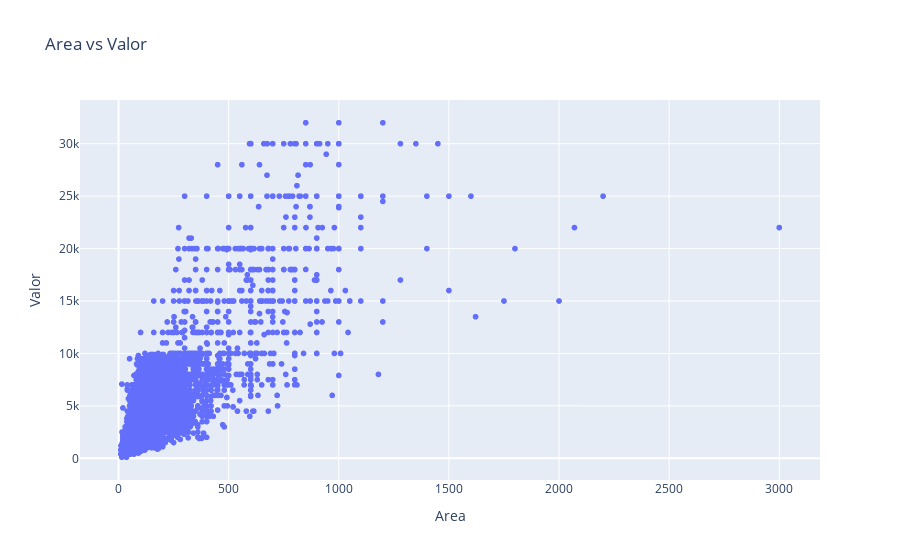

Notebook code cell kept with this figure:
### Code cell
fig = px.scatter(df, x='Area', y='Valor', title='Area vs Valor')
fig.show()

### Figure 1 — Plotly figure (JSON) as saved in the notebook; plotly's stock layout.template omitted (floating-point values rounded to 4 significant figures; data arrays with more than 128 entries replaced by an {"elided": "..."} marker saying what was removed)
{"data": [{"hovertemplate": "Area=%{x}<br>Valor=%{y}<extra></extra>", "legendgroup": "", "marker": {"color": "#636efa", "symbol": "circle"}, "mode": "markers", "name": "", "showlegend": false, "type": "scattergl", "x": {"elided": "19831 int values"}, "xaxis": "x", "y": {"elided": "19831 int values"}, "yaxis": "y"}], "layout": {"legend": {"tracegroupgap": 0}, "title": {"text": "Area vs Valor"}, "xaxis": {"anchor": "y", "domain": [0, 1], "title": {"text": "Area"}}, "yaxis": {"anchor": "x", "domain": [0, 1], "title": {"text": "Valor"}}}}
